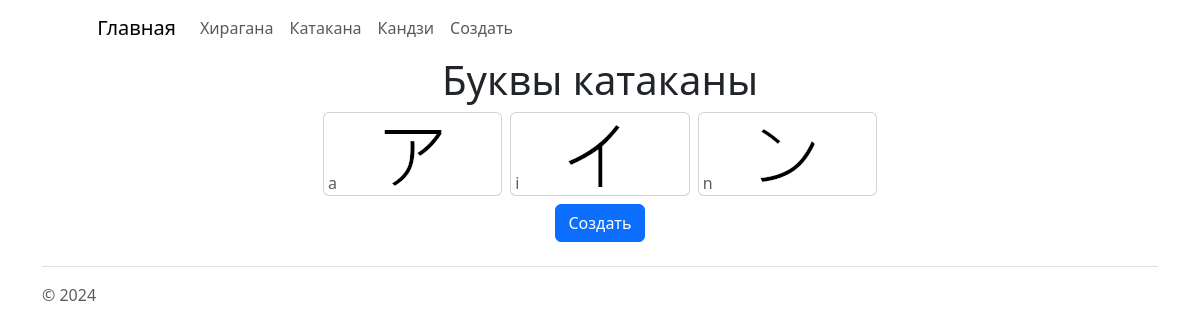
The app's page /list_katakana with its own data.
### writing_system/models.py (models this page shows)
class BaseModel(models.Model):
    class Meta:
        abstract = True
    time_create: datetime = models.DateTimeField(verbose_name='Время создания', auto_now_add=True)
    time_update: datetime = models.DateTimeField(verbose_name='Время изменения', auto_now=True)

class KatakanaLetter(BaseModel):
    class Meta:
        verbose_name = 'Буква катаканы'
        verbose_name_plural = 'Буквы катаканы'
    id: int
    hepburn_romanization = models.CharField('Запись в системе Хепбёрна', max_length=256)
    image = models.ImageField('Изображение буквы', upload_to='katakana_letters')
    objects: models.Manager

### writing_system/views.py (the view)
# urls.py: path('list_katakana', views.KatakanaListView.as_view(), name='list-katakana'),
class KatakanaListView(ListView):
    template_name = 'writing_system/list_katakana.html'
    context_object_name = 'katakana_letters'
    paginate_by = 10
    def get_queryset(self) -> QuerySet[models.KatakanaLetter]:
        return models.KatakanaLetter.objects.all()

### writing_system/templates/writing_system/list_katakana.html (shortened to what this page needs)
{% extends 'writing_system/base.html' %}
{% block content %}
<div class="mb-2">
    <div class="row gx-2 justify-content-center">
    <h1 class="text-center">Буквы катаканы</h1>
        {% for katakana_letter in katakana_letters %}
        <div class="col-4 col-md-2">
            <div class="card mb-2">
                <div class="card-body position-relative text-center checkered p-1">
                    <div>
                        <img class="drop-shadow auto-size-square"
                             src="{{ katakana_letter.image.url }}"
                             alt="{{ katakana_letter.hepburn_romanization }}">
                    </div>
                    <div class="position-absolute bottom-0 start-0 text-muted mx-1 small-xs normal-sm">
                        {{ katakana_letter.hepburn_romanization }}
                    </div>
                </div>
            </div>
        </div>
        {% endfor %}
    </div>
    <div class="row gx-2 justify-content-center">
        <div class="col-md-2">
        </div>
        <div class="col-md-2">
            <div class="text-center">
                <a href="{% url 'create-katakana' %}" class="btn btn-primary">
                    Создать
                </a>
            </div>
        </div>
        <div class="col-md-2">
        </div>
    </div>
</div>
{% endblock %}

### records on screen
KatakanaLetter: image (picture), hepburn_romanization "a"
KatakanaLetter: image (picture), hepburn_romanization "i"
KatakanaLetter: image (picture), hepburn_romanization "n"
